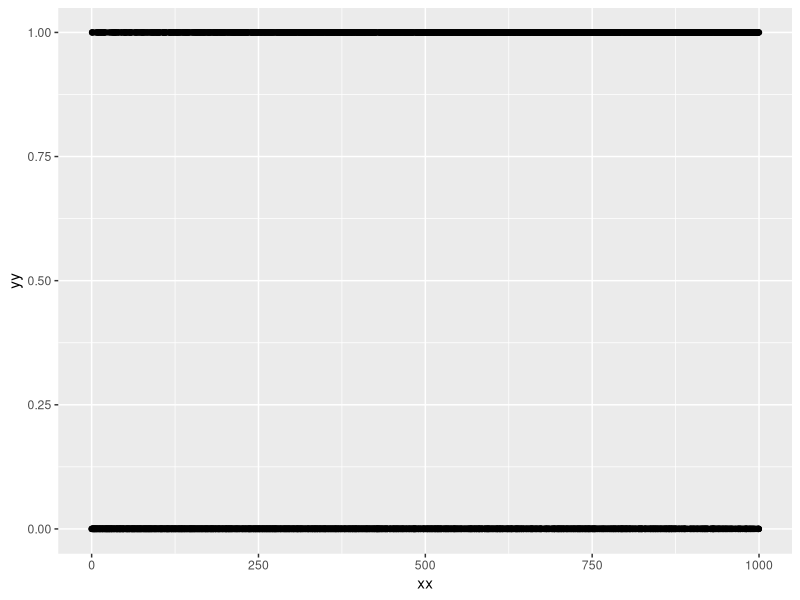
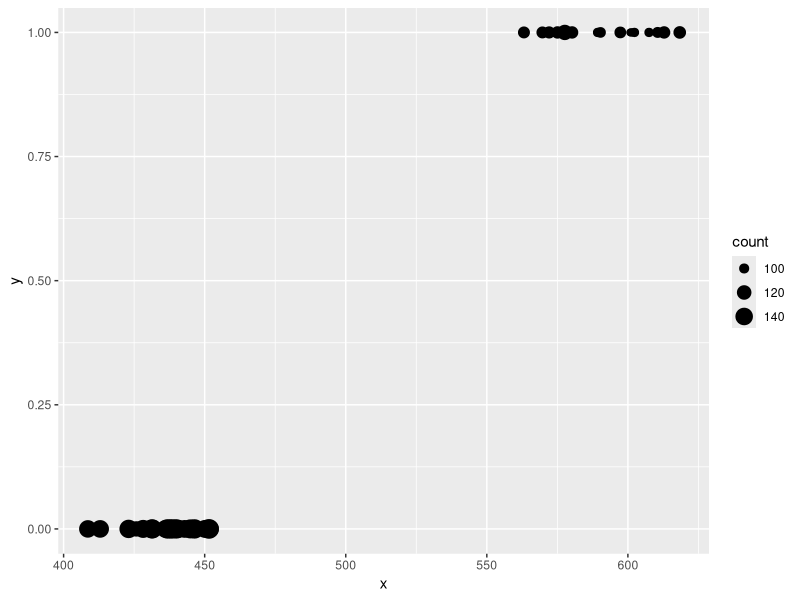

Write the R code that produced these figures, in order.
library(splines)
library(ggplot2)

n <- 5000

# creating knots for B-spline basis
knots <- function(inner_knots) {
  sort(c(rep(range(inner_knots), 3), inner_knots))
}


# f(x|beta) = (phi1(x), phi2(x),...,phim(x)) * beta
f <- function(par, x ,inner_knots) {
  
  if(length(par) != length(inner_knots) + 2) {
    stop("none compaterble dimensions")
  }
  phi <- splineDesign(knots(inner_knots), x) # designmatrix
  phi %*% par
}


xx <- seq(0, 1000, length.out = n)
#xx <- rnorm(n)
#xx <- rnorm(10)
#xx <- runif(n, min = 0, max = 500)
inner_knotsxx <- seq(range(xx)[1], range(xx)[2], length.out = 3)
par0 <- rnorm(5)


pvaerdier <- function(x){
  f <- f(par0, x, inner_knotsxx)  #0.1 + 1.2*(x-0.5)^2 + 0.9*x^3  + 0.3*x^4 + 0.2*x^5
  
  exp(f)/(1 + exp(f))
}

yy <- rbinom(n, 1, pvaerdier(xx))

df <- data.frame(x = xx, y = yy, p  = pvaerdier(xx) )
df <- data.frame(x = xx, y = yy)
df$interval.x <- seq(range(df$x)[1],range(df$x)[2], length.out = 20)

library(dplyr)

group_df <- df %>% group_by(y, interval.x)
df2 <- group_df %>% summarise(x = mean(x), count = n())
df2 <- as.data.frame(df2)
str(df2)
str(df)
#My try
data1 <- data.frame(x = df$x[df$y == 1])
data0 <- data.frame(x = df$x[df$y == 0])
xx1 <- hist(data1$x,10,plot = F)$counts
xx0<- hist(data0$x,10,plot = F)$counts
data1 <- data.frame(x = xx1, y = 1)
data0 <- data.frame(x = xx0, y = 0)
df<-merge(data1,data0,all=TRUE)
df <- data.frame(x = xx, y = yy)
#plot(yy ~ xx)

ggplot(df , aes(x = xx, y = yy)) + geom_point() + geom_smooth(method = "gam", formula = y ~ pvaerdier(x), se = F)
ggplot(df2 , aes(x = x, y = y)) + geom_point(aes(size = count)) + geom_smooth(method = "gam", formula = y ~ pvaerdier(x), se = F)

xx.interval <- seq(range(xx)[1], range(xx)[2],length.out = 20)
round(xx.interval, digits = -1)


